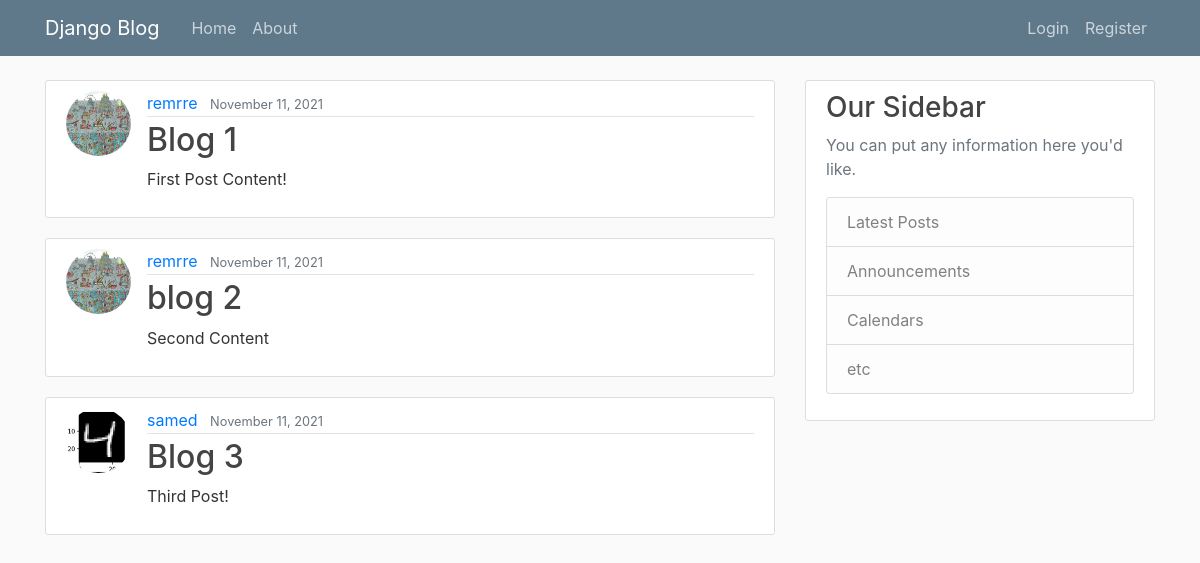
The app's page /, older data.
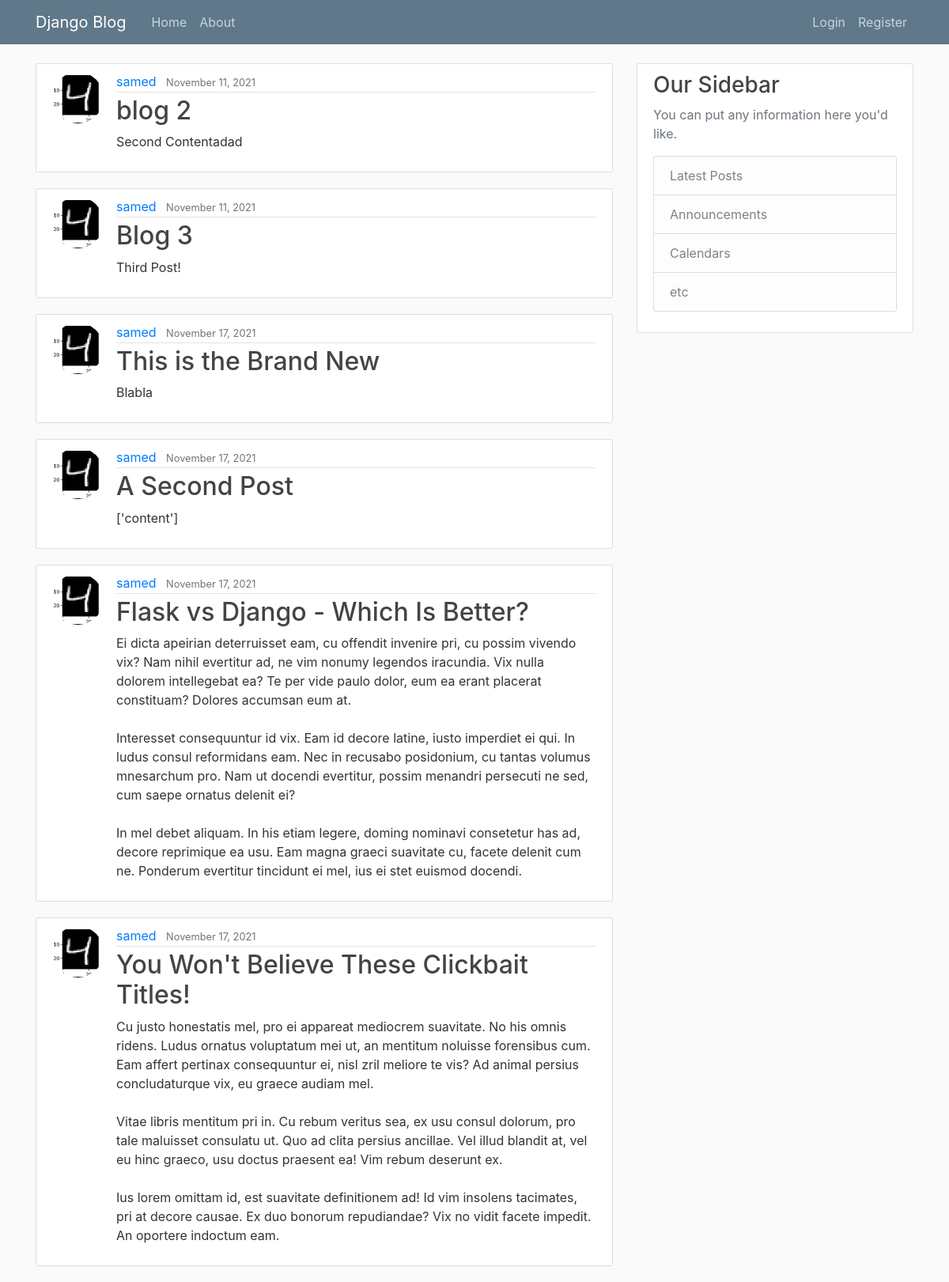
The same page, newer data.
### blog/models.py (models this page shows, shortened)
class Post(models.Model):
    title = models.CharField(max_length=100)
    content = models.TextField()
    date_posted = models.DateTimeField(default=timezone.now)
    author  = models.ForeignKey(User, on_delete=models.CASCADE)

### users/models.py (models this page shows, shortened)
class Profile(models.Model):
    user  = models.OneToOneField(User, on_delete=models.CASCADE)
    image = models.ImageField(default='default.jpg', upload_to='profile_pics')

### blog/views.py (the view)
# urls.py: path('', PostListView.as_view(), name='blog-home'),
class PostListView(ListView):
    model = Post
    template_name= 'blog/home.html'
    context_object_name = 'addings'
    paginate_by = 6

### blog/templates/blog/home.html (shortened to what this page needs)
{% extends 'blog/base.html' %}
{% block content %}
    {%  for post in addings  %}
        <article class="media content-section">
            <img class = 'rounded-circle article-img' src='{{ post.author.profile.image.url }}'>
            <div class="media-body">
                <div class="article-metadata">
                    <a class="mr-2" href="#">{{ post.author }}</a>
                    <small class="text-muted">{{ post.date_posted|date:'F d, Y' }}</small>
                </div>
                <h2><a class="article-title" href="#">{{ post.title }}</a></h2>
                <p class="article-content">{{ post.content }}</p>
            </div>
        </article>
    {%  endfor  %}
{% endblock content %}

### blog/templates/blog/base.html (shortened to what this page needs)
{% load static %}
<!DOCTYPE html>
<html>
<head>
    <link rel="stylesheet" href="https://cdn.jsdelivr.net/npm/bootstrap@4.5.3/dist/css/bootstrap.min.css">
    <link rel='stylesheet' href = "{% static 'blog\main.css' %}">
</head>
<body>
    <header class="site-header">
        <nav class="navbar navbar-expand-md navbar-dark bg-steel fixed-top">
          <div class="container">
            <a class="navbar-brand mr-4" href="{% url 'blog-home' %}">Django Blog</a>
            <div class="collapse navbar-collapse" id="navbarToggle">
              <div class="navbar-nav mr-auto">
                <a class="nav-item nav-link" href="{% url 'blog-home' %}">Home</a>
                <a class="nav-item nav-link" href="{% url 'blog-about' %}">About</a>
              </div>
              <div class="navbar-nav">
                {% if user.is_authenticated %}
                  <a class="btn btn-primary btn-sm mt-1 mb-1" href="{% url 'logout' %}">Logout</a>
                  <a class="btn btn-warning btn-sm mt-1 mb-1" href="{% url 'profile' %}">Profile</a>
                  <a class="btn btn-danger btn-sm mt-1 mb-1" href="{% url 'post-create' %}">New Post</a>
                {% else %}
                  <a class="nav-item nav-link" href="{% url 'login' %}">Login</a>
                  <a class="nav-item nav-link" href="{% url 'register' %}">Register</a>
                {% endif %}
              </div>
            </div>
          </div>
        </nav>
      </header>
      <main role="main" class="container">
        <div class="row">
          <div class="col-md-8">
            {% block content %}{% endblock %}
          </div>
          <div class="col-md-4">
            <div class="content-section">
              <h3>Our Sidebar</h3>
              <p class='text-muted'>You can put any information here you'd like.
                <ul class="list-group">
                  <li class="list-group-item list-group-item-light">Latest Posts</li>
                  <li class="list-group-item list-group-item-light">Announcements</li>
                  <li class="list-group-item list-group-item-light">Calendars</li>
                  <li class="list-group-item list-group-item-light">etc</li>
                </ul>
              </p>
            </div>
          </div>
        </div>
      </main>
</body>
</html>

### blog/static/blog/main.css (style rules this page uses)
body { background: #fafafa; color: #333333; margin-top: 5rem; }
h1, h2, h3, h4, h5, h6 { color: #444444; }
ul { margin: 0; }
.bg-steel { background-color: #5f788a; }
.site-header .navbar-nav .nav-link { color: #cbd5db; }
.content-section { background: #ffffff; padding: 10px 20px; border: 1px solid #dddddd; border-radius: 3px; margin-bottom: 20px; }
.article-title { color: #444444; }
.article-content { white-space: pre-line; }
.article-img { height: 65px; width: 65px; margin-right: 16px; }
.article-metadata { padding-bottom: 1px; margin-bottom: 4px; border-bottom: 1px solid #e3e3e3 }

Row changes from the older to the newer data that the page shows:
removed Post: author.profile.image (picture), author "remrre", date_posted "November 11, 2021", title "Blog 1", content "First Post Content!"
changed Post "blog 2": author.profile.image: picture removed, a placeholder shows; author "remrre" → "samed"; content "Second Content" → "Second Contentadad"
added Post: author.profile.image (placeholder picture), author "samed", date_posted "November 17, 2021", title "This is the Brand New", content "Blabla"
added Post: author.profile.image (placeholder picture), author "samed", date_posted "November 17, 2021", title "A Second Post", content "['content']"
added Post: author.profile.image (placeholder picture), author "samed", date_posted "November 17, 2021", title "Flask vs Django - Which Is Better?", content "Ei dicta apeirian deterruisset eam, cu offendit invenire pri, cu possim vivendo vix? Nam nihil evertitur ad, ne vim nonumy legendos iracundia. Vix nulla dolorem intellegebat ea? Te per vide paulo dolor, eum ea erant placerat constituam? Dolores accumsan eum at. Interesset consequuntur id vix. Eam id decore latine, iusto imperdiet ei qui. In ludus consul reformidans eam. Nec in recusabo posidonium, cu tantas volumus mnesarchum pro. Nam ut docendi evertitur, possim menandri persecuti ne sed, cum saepe ornatus delenit ei? In mel debet aliquam. In his etiam legere, doming nominavi consetetur has ad, decore reprimique ea usu. Eam magna graeci suavitate cu, facete delenit cum ne. Ponderum…"
added Post: author.profile.image (placeholder picture), author "samed", date_posted "November 17, 2021", title "You Won't Believe These Clickbait Titles!", content "Cu justo honestatis mel, pro ei appareat mediocrem suavitate. No his omnis ridens. Ludus ornatus voluptatum mei ut, an mentitum noluisse forensibus cum. Eam affert pertinax consequuntur ei, nisl zril meliore te vis? Ad animal persius concludaturque vix, eu graece audiam mel. Vitae libris mentitum pri in. Cu rebum veritus sea, ex usu consul dolorum, pro tale maluisset consulatu ut. Quo ad clita persius ancillae. Vel illud blandit at, vel eu hinc graeco, usu doctus praesent ea! Vim rebum deserunt ex. Ius lorem omittam id, est suavitate definitionem ad! Id vim insolens tacimates, pri at decore causae. Ex duo bonorum repudiandae? Vix no vidit facete impedit. An oportere indoctum eam."
